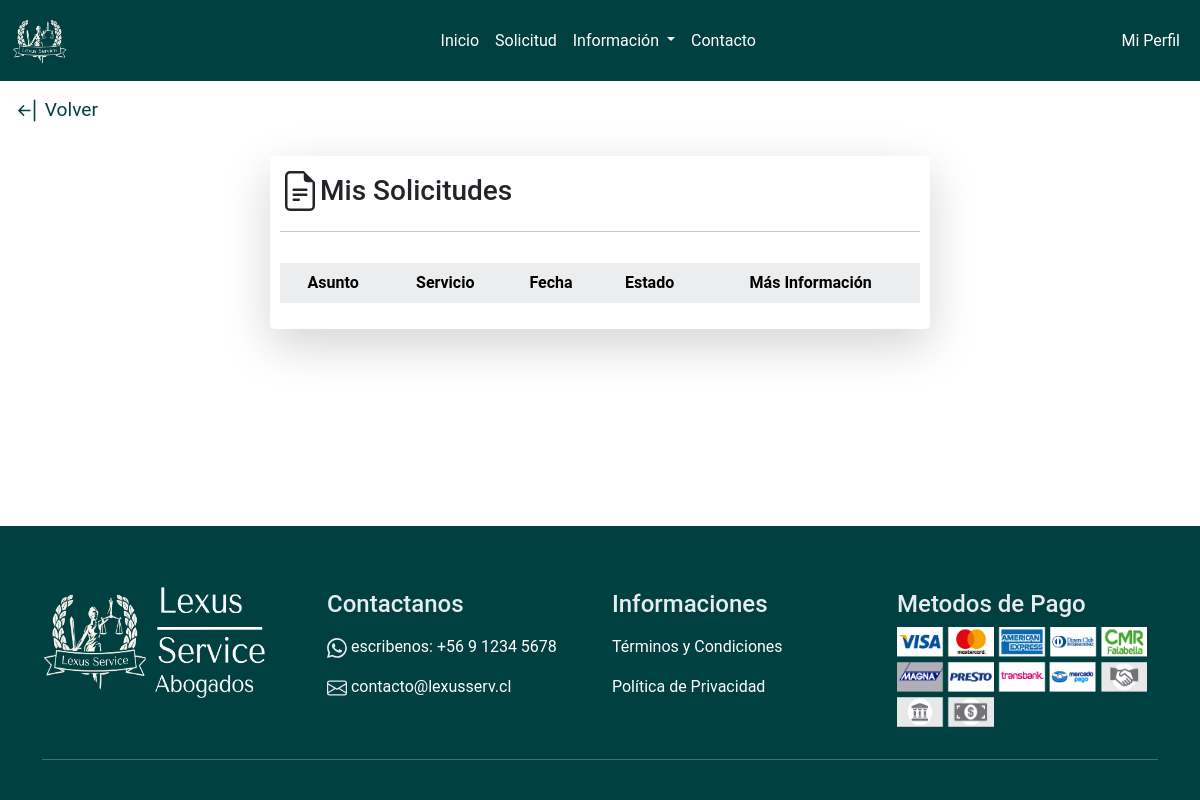
The page /profile/mis-solicitudes.html (signed in) on the database as committed earlier.
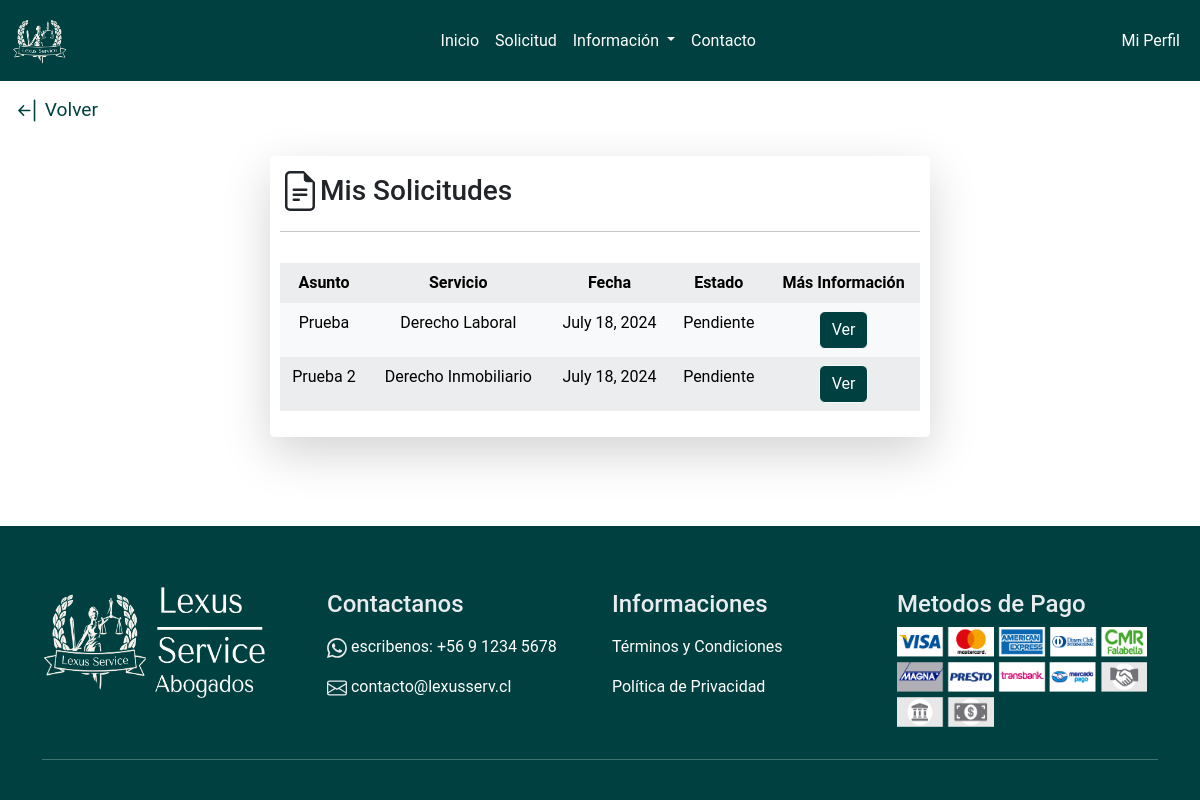
The same page on the database as committed later.
### lexusservice/models.py (models this page shows, shortened)
class Solicitud(models.Model):
    id = models.AutoField(primary_key=True, unique=True, db_column='id_solicitud')
    usuario = models.ForeignKey(Usuario, on_delete=models.CASCADE, db_column='rut')
    servicio = models.ForeignKey(Servicio, on_delete=models.CASCADE, db_column='id_servicio')
    fecha = models.DateField(auto_now=True)
    asunto = models.CharField(max_length=50)
    mensaje = models.TextField()
    estado = models.ForeignKey(SolicitudEstado, on_delete=models.CASCADE, db_column='id_estado')
    objects = SolicitudManager()

class Servicio(models.Model):
    id = models.AutoField(primary_key=True, unique=True, db_column='id_servicio')
    nombre = models.CharField(max_length=50, unique=True)
    objects = ServicioManager()

class SolicitudEstado(models.Model):
    id = models.AutoField(primary_key=True, unique=True, db_column='id_estado')
    nombre = models.CharField(max_length=20, unique=True)
    objects = SolicitudEstadoManager()

### lexusservice/views.py (the view)
# urls.py: path('profile/mis-solicitudes.html', views.mis_solicitudes, name='profile/mis-solicitudes'),
@login_required
def mis_solicitudes(request):
    context = {
        'solicitudes': Solicitud.objects.get_solicitudes(request.user).all()
    }
    return render(request, 'profile/mis-solicitudes.html', context)

### lexusservice/models.py (called while the page is built)
    def get_solicitudes(self, usuario):
        return self.filter(usuario=usuario)

### lexusservice/templates/profile/mis-solicitudes.html (shortened to what this page needs)
<!DOCTYPE html>
<html lang="en">
<head>
  {% load static %}
  <link href="https://cdn.jsdelivr.net/npm/bootstrap@5.3.3/dist/css/bootstrap.min.css" rel="stylesheet"
 />
  <link rel="stylesheet" href="{% static 'css/style.css' %}" />
</head>
{% include 'base/navbar.html' %}
<body>
  <div class="go-back">
    <a class="text-green-back" href="{% url 'index' %}">
      Volver
    </a>
  </div>
  <main>
    <div class="container">
      <div class="row justify-content-center">
        <div class="col-md-6 form-profile">
          <div class="formulario-user shadow-lg mb-5 mt-3">
            <div class="better-background">
              <div class="d-flex align-items-center">
                <h3 class="mt-2">Mis Solicitudes</h3>
              </div>
              <hr>
              <section>
                <div class="better-div">
                  <table class="table table-light table-striped table-borderless text-center">
                    <tr>
                      <th>Asunto</th>
                      <th>Servicio</th>
                      <th>Fecha</th>
                      <th>Estado</th>
                      <th>Más Información</th>
                    </tr>
                    {% for solicitud in solicitudes %}
                    <tr>
                      <td>{{ solicitud.asunto }}</td>
                      <td>{{ solicitud.servicio.nombre }}</td>
                      <td>{{ solicitud.fecha }}</td>
                      <td>{{ solicitud.estado.nombre }}</td>
                      <td>
                        <a href="{% url 'profile/ver-solicitud' id_solicitud=solicitud.id %}">
                          <button type="submit" class="btn btn-light btn-green">
                            Ver
                          </button>
                        </a>
                      </td>
                    </tr>
                    {% endfor %}
                  </table>
                </div>
              </section>
            </div>
          </div>
        </div>
      </div>
    </div>
  </main>
</body>
{% include 'base/footer.html' %}
</html>

### lexusservice/templates/base/navbar.html (shortened to what this page needs)
{% load static %}
{% include 'base/toast.html' %}
<header>
  <nav class="navbar navbar-expand-lg navbar-background">
    <div class="container-fluid">
      <a class="navbar-brand" href="{% url 'index' %}">
        <img src="{% static 'img/logo.png' %}" alt="Lexus-Service" width="55" height="55" />
      </a>
      <div class="collapse navbar-collapse justify-content-end align-items-center" id="navbarSupportedContent">
        <ul class="navbar-nav">
          <li class="nav-item">
            <a class="nav-link text-white" aria-current="page" href="{% url 'index' %}">Inicio</a>
          </li>
          <li class="nav-item">
            <a class="nav-link text-white" href="{% url 'solicitud' %}" id="nav-item-solicitud">Solicitud</a>
          </li>
          <li class="nav-item dropdown">
            <a class="nav-link dropdown-toggle text-white" href="#" role="button" data-bs-toggle="dropdown"
              aria-expanded="false">
              Información
            </a>
          </li>
          <li class="nav-item">
            <a class="nav-link text-white" href="#footer-section">Contacto</a>
          </li>
        </ul>
      </div>
      {% if request.user.is_authenticated %}
      <div class="collapse navbar-collapse justify-content-end align-items-center" id="navbarSupportedContent">
        <ul class="navbar-nav">
          <li class="nav-item">
            <div>
              <a class="nav-link text-white" type="button" data-bs-toggle="offcanvas"
                data-bs-target="#offcanvasDarkNavbar" aria-controls="navbarOffcanvasLg"
                aria-label="Toggle navigation">Mi Perfil</a>
            </div>
          </li>
        </ul>
      </div>
      {% endif%}
    </div>
  </nav>
</header>

### lexusservice/templates/base/toast.html (shortened to what this page needs)
<div class="toast-container position-fixed bottom-0 end-0 p-3">
</div>

### lexusservice/templates/base/nav-user.html (shortened to what this page needs)
{% load static %}

### lexusservice/templates/base/footer.html (shortened to what this page needs)
{% load static %}
<footer class="text-dark pt-5 pb-4 back-footer" id="footer-section">
    <div class="container text-md-start">
      <div class="row text-md-start">
        <div class="footer-div col-md-3 col-lg-3 col-xl-3 mx-auto">
          <div>
            <img src="{% static 'img/banner.png' %}" alt="" width="230" height="130" />
          </div>
        </div>
        <div class="footer-div col-md-3 col-lg-3 col-xl-3 mx-auto mt-3">
          <div>
            <h4>Contactanos</h4>
            <ul class="list-unstyled">
              <li class="mt-3 mb-3">
                <a href="">escribenos: +56 9 1234 5678</a>
              </li>
              <li>
                <a href="mailto:contacto@lexusserv.cl" target="_blank"
                  >contacto@lexusserv.cl</a
                >
              </li>
            </ul>
          </div>
        </div>
        <div class="footer-div col-md-3 col-lg-3 col-xl-3 mx-auto mt-3">
          <h4>Informaciones</h4>
          <ul class="list-unstyled">
            <li class="mt-3 mb-3">
              <a href="">Términos y Condiciones</a>
            </li>
            <li>
              <a href="">Política de Privacidad</a>
            </li>
          </ul>
        </div>
        <div class="footer-div col-md-3 col-lg-3 col-xl-3 mx-auto mt-3">
          <h4>Metodos de Pago</h4>
          <ul class="list-unstyled">
            <li>
              <img
                src="{% static 'img/pay.png' %}"
                alt="Metodos de Pago"
                width="250px"
                height="100px"
              />
            </li>
          </ul>
        </div>
        <div>
          <hr style="color: white" />
        </div>
      </div>
    </div>
  </footer>

### lexusservice/static/css/style.css (style rules this page uses)
body { display: flex; flex-direction: column; min-height: 100vh; font-family: "Roboto", sans-serif; }
footer { margin-top: auto; }
a:link, a:visited, a:active { text-decoration: none; color: white; }
a { transition: 0.2s; }
.go-back { border-radius: 5px; padding: 15px; }
.navbar-background { background-color: #004040; }
.footer-div { color: #e9ecef; }
.formulario-user { margin: 0 auto; width: 100; border-radius: 5px; background-color: white; }
.form-profile { flex: 0 0 auto; width: 60%; }
.better-background { background-color: white; padding: 10px; border-radius: 5px; }
.back-footer { background-color: #004040; color: white; }
.text-green-back { transition: 0.2s; color: #004040 !important; font-size: larger; }
.btn-green { transition: 0.2s; background-color: #004040; color: white !important; }
.nav-item { cursor: pointer; }

Rows that differ between the two databases and show on the page:
added Solicitud: asunto "Prueba", servicio.nombre "Derecho Laboral", fecha "July 18, 2024", estado.nombre "Pendiente"
added Solicitud: asunto "Prueba 2", servicio.nombre "Derecho Inmobiliario", fecha "July 18, 2024", estado.nombre "Pendiente"
